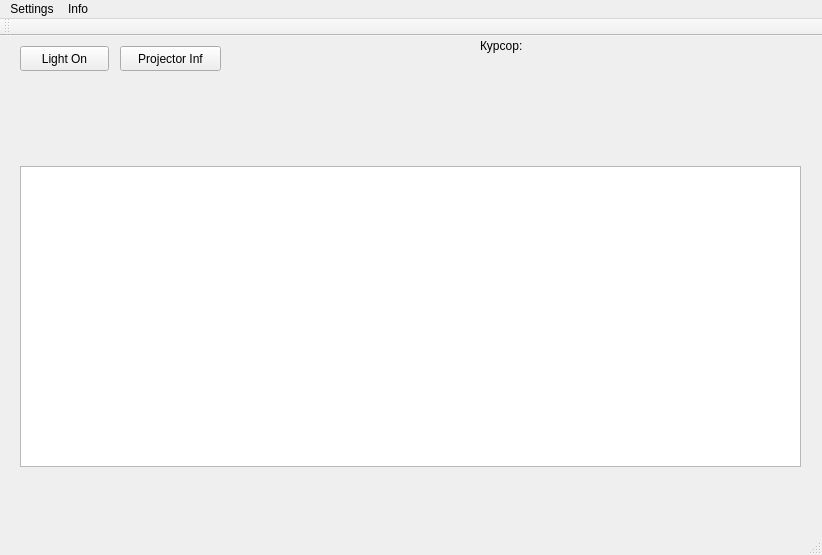
<?xml version="1.0" encoding="UTF-8"?>
<ui version="4.0">
 <class>MainWindow</class>
 <widget class="QMainWindow" name="MainWindow">
  <property name="geometry">
   <rect>
    <x>0</x>
    <y>0</y>
    <width>822</width>
    <height>555</height>
   </rect>
  </property>
  <property name="windowTitle">
   <string>MainWindow</string>
  </property>
  <widget class="QWidget" name="centralWidget">
   <widget class="QTextEdit" name="textEdit">
    <property name="geometry">
     <rect>
      <x>20</x>
      <y>130</y>
      <width>781</width>
      <height>301</height>
     </rect>
    </property>
   </widget>
   <widget class="QLabel" name="Info">
    <property name="geometry">
     <rect>
      <x>480</x>
      <y>0</y>
      <width>341</width>
      <height>20</height>
     </rect>
    </property>
    <property name="text">
     <string>Курсор: </string>
    </property>
   </widget>
   <widget class="QPushButton" name="lightOn">
    <property name="geometry">
     <rect>
      <x>20</x>
      <y>10</y>
      <width>89</width>
      <height>25</height>
     </rect>
    </property>
    <property name="text">
     <string>Light On</string>
    </property>
   </widget>
   <widget class="QPushButton" name="pushButton">
    <property name="geometry">
     <rect>
      <x>120</x>
      <y>10</y>
      <width>101</width>
      <height>25</height>
     </rect>
    </property>
    <property name="text">
     <string>Projector Inf</string>
    </property>
   </widget>
  </widget>
  <widget class="QMenuBar" name="menuBar">
   <property name="geometry">
    <rect>
     <x>0</x>
     <y>0</y>
     <width>822</width>
     <height>22</height>
    </rect>
   </property>
   <widget class="QMenu" name="menuSettings">
    <property name="title">
     <string>Settings</string>
    </property>
    <widget class="QMenu" name="menuColor">
     <property name="title">
      <string>Color</string>
     </property>
     <addaction name="actionRandomChange"/>
    </widget>
    <addaction name="menuColor"/>
   </widget>
   <widget class="QMenu" name="menuInfo">
    <property name="title">
     <string>Info</string>
    </property>
    <addaction name="actiondevices"/>
    <addaction name="actionCPU"/>
    <addaction name="actionmemory"/>
    <addaction name="actionperiphery"/>
    <addaction name="actionRS_232"/>
   </widget>
   <addaction name="menuSettings"/>
   <addaction name="menuInfo"/>
  </widget>
  <widget class="QToolBar" name="mainToolBar">
   <attribute name="toolBarArea">
    <enum>TopToolBarArea</enum>
   </attribute>
   <attribute name="toolBarBreak">
    <bool>false</bool>
   </attribute>
  </widget>
  <widget class="QStatusBar" name="statusBar"/>
  <action name="actionRandomChange">
   <property name="text">
    <string>RandomChange</string>
   </property>
  </action>
  <action name="actiondevices">
   <property name="text">
    <string>devices</string>
   </property>
  </action>
  <action name="actionCPU">
   <property name="text">
    <string>CPU</string>
   </property>
  </action>
  <action name="actionmemory">
   <property name="text">
    <string>memory</string>
   </property>
  </action>
  <action name="actionperiphery">
   <property name="text">
    <string>periphery</string>
   </property>
  </action>
  <action name="actionRS_232">
   <property name="text">
    <string>RS-232</string>
   </property>
  </action>
 </widget>
 <layoutdefault spacing="6" margin="11"/>
 <resources/>
 <connections/>
</ui>
